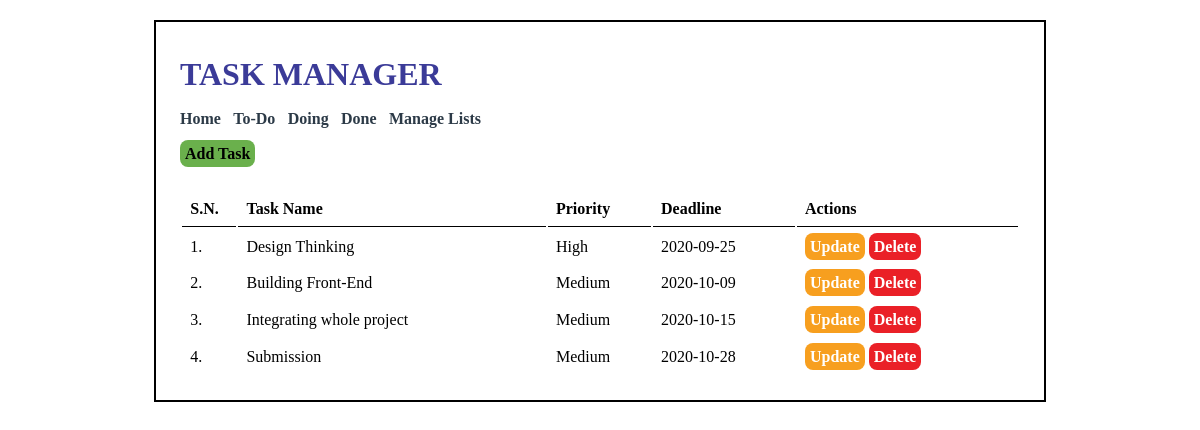
Page /list-task.php?list_id=1 on the committed database.
### tables this page shows
CREATE TABLE `tbl_lists` (
  `list_id` int(10) UNSIGNED NOT NULL,
  `list_name` varchar(50) NOT NULL,
  `list_description` varchar(150) DEFAULT NULL
);

CREATE TABLE `tbl_tasks` (
  `task_id` int(10) UNSIGNED NOT NULL,
  `task_name` varchar(150) NOT NULL,
  `task_description` text NOT NULL,
  `list_id` int(11) NOT NULL,
  `priority` varchar(10) NOT NULL,
  `deadline` date NOT NULL
);

### list-task.php (the view, shortened to what this page needs)
<?php
    $list_id_url = $_GET['list_id'];
?>
<html>
    <head>
        <link rel="stylesheet" type="text/css" href="css/style.css">
    </head>
    <body>
        <div class="wrapper">
        <h1>TASK MANAGER</h1>
        <div class="menu">
            <a href="index.php">Home</a>
            <?php
                $conn2 = mysqli_connect(LOCALHOST, DB_USERNAME, DB_PASSWORD) or die(mysqli_error());
                $sql2 = "SELECT * FROM tbl_lists";
                $res2 = mysqli_query($conn2, $sql2);
                if($res2==true)
                {
                    while($row2=mysqli_fetch_assoc($res2))
                    {
                        $list_id = $row2['list_id'];
                        $list_name = $row2['list_name'];
                        ?>
                        <a href="list-task.php?list_id=<?php echo $list_id; ?>"><?php echo $list_name; ?></a>
                        <?php
                    }
                }
            ?>
            <a href="manage-list.php">Manage Lists</a>
        </div>
        <div class="all-task">
            <a class="btn-primary" href="add-task.php">Add Task</a>
            <table class="tbl-full">
                <tr>
                    <th>S.N.</th>
                    <th>Task Name</th>
                    <th>Priority</th>
                    <th>Deadline</th>
                    <th>Actions</th>
                </tr>
                <?php
                    $conn = mysqli_connect(LOCALHOST, DB_USERNAME, DB_PASSWORD) or die(mysqli_error());
                    $sql = "SELECT * FROM tbl_tasks WHERE list_id=$list_id_url";
                    $res = mysqli_query($conn, $sql);
                    if($res==true)
                    {
                        $count_rows = mysqli_num_rows($res);
                        $sn = 1;
                        if($count_rows>0)
                        {
                            while($row=mysqli_fetch_assoc($res))
                            {
                                $task_id = $row['task_id'];
                                $task_name = $row['task_name'];
                                $priority = $row['priority'];
                                $deadline = $row['deadline'];
                                ?>
                                <tr>
                                    <td><?php echo $sn++ ?>.</td>
                                    <td><?php echo $task_name; ?></td>
                                    <td><?php echo $priority; ?></td>
                                    <td><?php echo $deadline; ?></td>
                                    <td>
                                        <a class="btn-update" href="update-task.php?task_id=<?php echo $task_id; ?>">Update</a>
                                    <a class="btn-delete" href="delete-task.php?task_id=<?php echo $task_id; ?>">Delete</a>
                                    </td>
                                </tr>
                                <?php
                            }
                        }
                        else
                        {
                            ?>
                            <tr>
                                <td colspan="5">No Tasks added on this list.</td>
                            </tr>
                            <?php
                        }
                    }
                ?>
            </table>
        </div>
        </div>
    </body>
</html>

### css/style.css (style rules this page uses)
* { margin: 0; margin-top: 10px; padding: 0; font-family: verdana; }
.wrapper { border: 2px solid black; width: 70%; margin: 0 auto; padding: 2%; }
h1 { color: #3B3B98; margin-bottom: 2%; }
.menu { margin-bottom: 2%; }
.menu a { font-weight: bold; margin-right: 1%; color: #2C3A47; text-decoration: none; }
.btn-primary { background-color: #6ab04c; padding: 5px; font-weight: bold; text-decoration: none; color: black; border-radius: 8px; }
.btn-update { background-color: #F79F1F; padding: 5px; font-weight: bold; text-decoration: none; color: white; border-radius: 8px; }
.btn-delete { background-color: #EA2027; padding: 5px; font-weight: bold; text-decoration: none; color: white; border-radius: 8px; }
.tbl-full { width: 100%; }
table tr th { text-align: left; border-bottom: 1px solid black; padding: 1%; padding-top: 3%; }
table tr td { padding: 1%; }

### rows in the picture
tbl_lists: list_name "To-Do"
tbl_lists: list_name "Doing"
tbl_lists: list_name "Done"
tbl_tasks: task_name "Design Thinking", priority "High", deadline "2020-09-25"
tbl_tasks: task_name "Building Front-End", priority "Medium", deadline "2020-10-09"
tbl_tasks: task_name "Integrating whole project", priority "Medium", deadline "2020-10-15"
tbl_tasks: task_name "Submission", priority "Medium", deadline "2020-10-28"
